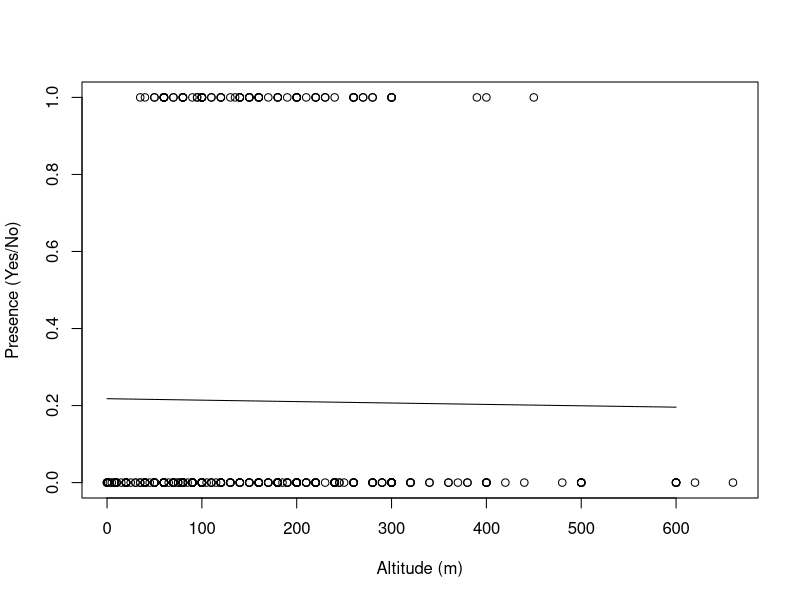
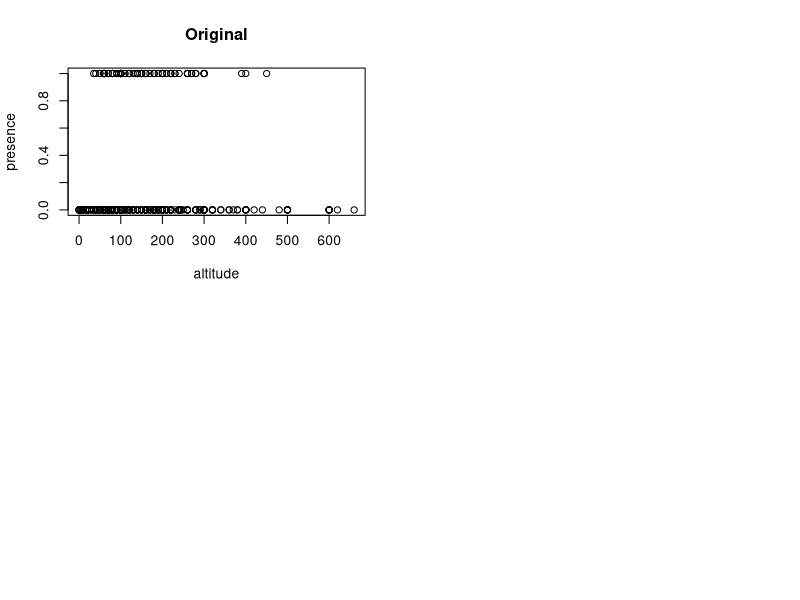

Write the R code that produced these figures, in order. (Note: this script raises an error after producing the figures.)
# Admin
setwd("/Users/tarineccleston/Documents/Masters/STATS 762/regression-for-DS/case-studies/kauri")

# Q1
kauri.df <- read.csv("data/kauri.csv", header = TRUE)
plot(presence ~ altitude, data = kauri.df, xlab = "Altitude (m)", ylab = "Presence (Yes/No)")

# Q2
kauri.fit <- glm(presence ~ altitude, data = kauri.df, family = "binomial")
summary(kauri.fit)

# Fit regression curve
xx <- seq(0, 600, length.out = 1000)
yy <- predict(kauri.fit, newdata = data.frame(altitude = xx), type = "response")
lines(xx, yy)

# Q3
# Make new dataset
n.kauri <- nrow(kauri.df)
new.kauri <- rbinom(n.kauri, 1, predict(kauri.fit, type = "response"))

# Compare real data wiuth simulated data
par(mfrow = c(2, 2))
plot(presence ~ altitude, data = kauri.df, main = "Original")
yy <- predict(kauri.fit, newdata = data.frame(presence = xx), type = "response")
lines(xx, yy)

plot(new.kauri ~ altitude, data = kauri.df, main = "Simulated 1")
# new.fit <- glm(new.kauri ~ altitude, family = binomial("probit"), data = kauri.df)
new.fit <- glm(new.kauri ~ altitude, family = "binomial", data = kauri.df)
yy <- predict(new.fit, newdata = data.frame(altitude = xx), type = "response")
lines(xx, yy)

n.kauri <- nrow(kauri.df)
new.kauri <- rbinom(n.kauri, 1, predict(kauri.fit, type = "response"))

plot(new.kauri ~ altitude, data = kauri.df, main = "Simulated 2")
# new.fit <- glm(new.kauri ~ altitude, family = binomial("probit"), data = kauri.df)
new.fit <- glm(new.kauri ~ altitude, family = "binomial", data = kauri.df)
yy <- predict(new.fit, newdata = data.frame(altitude = xx), type = "response")
lines(xx, yy)

n.kauri <- nrow(kauri.df)
new.kauri <- rbinom(n.kauri, 1, predict(kauri.fit, type = "response"))

plot(new.kauri ~ altitude, data = kauri.df, main = "Simulated 3")
# new.fit <- glm(new.kauri ~ altitude, family = binomial("probit"), data = kauri.df)
new.fit <- glm(new.kauri ~ altitude, family = "binomial", data = kauri.df)
yy <- predict(new.fit, newdata = data.frame(altitude = xx), type = "response")
lines(xx, yy)

# Simulated data has a stronger relationshop between altitude and presence. However this could be by chance
# Try bootstrapping to confirm / disprove this
# Greater variance at higher altitude -> poisson?????

# Bootstrapping
n.boots <- 10000
coef.boot <- matrix(0, nrow = n.boots, ncol = 2)
agep80.boot <- numeric(n.boots)
for (i in 1:n.boots){
  kauri.boot <- rbinom(n.kauri, 1, predict(kauri.fit, type = "response"))
  fit.boot <- glm(kauri.boot ~ altitude, family = "binomial", data = kauri.df)
  coef.boot[i, ] <- coef(fit.boot)
  agep80.boot[i] <- (0.84162 - coef(fit.boot)[1])/coef(fit.boot)[2]
}

# Lab 3

# Q1
# we use the square root, as we DON'T want a symmetric response, as there are some 
# kauri at higher altitudes as well
kauri_df <- read.csv("data/kauri.csv", header = TRUE)
kauri_fit <- glm(presence ~ sqrt(altitude) + altitude, data = kauri_df, family = "binomial")

par(mfrow = c(1, 1))
plot(presence ~ altitude, data = kauri_df, xlab = "Altitude (m)", ylab = "Presence (Yes/No)")
xx <- seq(0, 600, length.out = 1000)
yy <- predict(kauri_fit, newdata = data.frame(altitude = xx), type = "response")
lines(xx, yy)

# Q2

alpha_hat = kauri_fit$coefficients[2]^2 / (4 * kauri_fit$coefficients[3]^2)
# The optimum altitude is 164 m
abline(v = alpha_hat)

# Q3
# compute SE and confidence interval

# use parametric bootstrapping
n_kauri = nrow(kauri_df)
n_boots = 10000
coef_boot = matrix(0, nrow = n_boots, ncol = 3)
# make vector of altitudes for prediction
altitude_best_boot = numeric(n_boots)

for (i in 1:n_boots){
  kauri_boot = rbinom(n_kauri, 1, predict(kauri_fit, type = "response"))
  fit_boot = glm(presence ~ sqrt(altitude) + altitude, family = binomial(link = "logit"), data = kauri_df)
  coef_boot[i, ] = coef(fit_boot)
  altitude_best_boot[i] = fit_boot$coefficients[2]^2 / (4 * fit_boot$coefficients[3]^2)
}

altitude_best_boot_es = fit_boot$coefficients[2]^2 / (4 * fit_boot$coefficients[3]^2)
# standard error
altitude_best_se = sd(altitude_best_boot)

# we can use standard theory (i.e assuming a normal sampling dist) to get a
# confidence interval
conf_int = c(altitude_best_se - qnorm(0.975)*altitude_best_se, altitude_best_se + 1.96*altitude_best_se)

abline(v = conf_int[1])
abline(v = conf_int[2])


